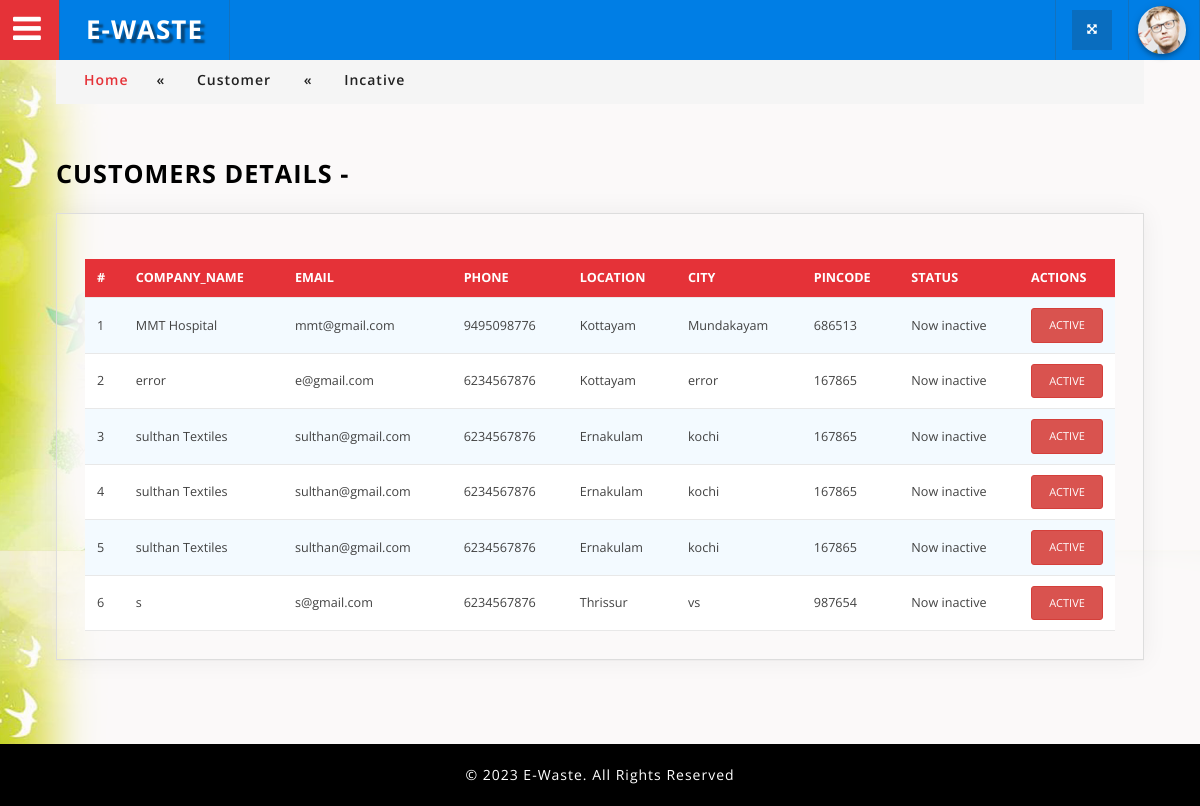
The page /admin/customer_view.php (signed in) on the database its author committed.
### tables this page shows
CREATE TABLE IF NOT EXISTS `customers` (
  `cust_id` int NOT NULL AUTO_INCREMENT,
  `com_cat_id` int NOT NULL,
  `pincode` varchar(10) NOT NULL,
  `company_name` varchar(50) NOT NULL,
  `location` varchar(50) NOT NULL,
  `state` varchar(50) NOT NULL,
  `city` varchar(50) NOT NULL,
  `phone` varchar(20) NOT NULL,
  `added_by` varchar(100) NOT NULL,
  `email` varchar(60) NOT NULL,
  PRIMARY KEY (`cust_id`)
);

### connectionclass.php (called while the page is built, shortened)
<?php
class Connectionclass
{
	public $db = null;
 public function open()
  {
    $dbname ="ewaste1";
  	 $this->db = mysqli_connect("localhost","root","","$dbname") or die('Error connecting to MySQL server.');
  }
  public function GetTable($qry)
 {
 	try
	{
		$result=mysqli_query($this->db,$qry);
		if($result)
		{
			$data = array();
			while ($row = mysqli_fetch_assoc($result))
			{
				$data[] = $row;
			}
			return $data;
		}
		else
			throw new Exception(mysqli_error($this->db));
	}
	catch(Exception $e)
	{
		return $e->getMessage();
	}
 }
}
?>

### admin/customer_view.php (the view, shortened to what this page needs)
<?php
require_once('../ConnectionClass.php');
require_once('header.php');
$obj=new connectionclass();
$qry1="select * from customers inner join login on customers.email=login.username where status = 'inactive'";
$result=$obj->GetTable($qry1);
?>
				<div class="inner_content" style="background-image: url(images/home1.png);">
						<div class="w3l_agileits_breadcrumbs">
							<div class="w3l_agileits_breadcrumbs_inner">
								<ul>
									<li><a href="index.php">Home</a><span>«</span></li>
									<li>Customer <span>«</span></li>
									<li>Incative</li>
								</ul>
							</div>
						</div>
					<div class="inner_content_w3_agile_info two_in">
					  <h2 class="w3_inner_tittle">Customers Details - <?php
					  ?></h2>
									<div class="agile-tables">
										<div class="w3l-table-info agile_info_shadow">
											<table id="table">
											<thead>
											  <tr>
											  	<th>#</th>
												<th>company_name</th>
												<th>email</th>
												<th>phone</th>
												<th>location</th>
												<th>city</th>
												<th>pincode</th>
												<th>Status</th>
												<th>Actions</th>
											  </tr>
											</thead>
											<tbody>
												<?php
												if(count($result)>0)
												{
												$i=0;
												foreach ($result as $r)
												{
													$i++;
													?>
											  <tr>
												<td><?php echo $i;?></td>
												<td><?php echo $r["company_name"];?></td>
												<td><?php echo $r["email"];?></td>
												<td><?php echo $r["phone"];?></td>
												<td><?php echo $r["location"];?></td>
												<td><?php echo $r["city"];?></td>
												<td><?php echo $r["pincode"];?></td>
												<td><?php echo "Now ".$r["status"];?><br>
												</td>
													<td><a href="codes/active_exe.php?id=<?php echo $r['cust_id'];?>" class="btn btn-danger btn-block btn-xs" onClick="return confirm('Are You Sure to active?');"> ACTIVE </a></td>
											  </tr>
											 <?php
											}}
													?>
											</tbody>
										  </table>
								</div>
						</div>
				    </div>
				</div>
		<?php
require_once('footer.php');
?>

### admin/header.php (shortened to what this page needs)
<!DOCTYPE html>
<html lang="zxx">
<head>
<link href="css/bootstrap.css" rel="stylesheet" type="text/css" media="all" />
<link rel="stylesheet" type="text/css" href="css/table-style.css" />
<link rel="stylesheet" type="text/css" href="css/basictable.css" />
<link href="css/component.css" rel="stylesheet" type="text/css" media="all" />
<link href="css/style_grid.css" rel="stylesheet" type="text/css" media="all" />
<link href="css/style.css" rel="stylesheet" type="text/css" media="all" />
<link href="css/font-awesome.css" rel="stylesheet">
</head>
<?php
require_once('../ConnectionClass.php');
?>
<body>
<div class="wthree_agile_admin_info">
		  <div class="w3_agileits_top_nav">
			<ul id="gn-menu" class="gn-menu-main">
				<li class="gn-trigger">
					<a class="gn-icon gn-icon-menu"><i class="fa fa-bars" aria-hidden="true"></i><span>Menu</span></a>
				</li>
                <li class="second logo"><h1><a href="adminhome.php"><i class="fa fa-graduation-cap" aria-hidden="true"></i>E-Waste </a></h1>
                </li>
					<li class="second admin-pic" style="float: right">
				       <ul class="top_dp_agile">
									<li class="dropdown profile_details_drop">
										<a href="#" class="dropdown-toggle" data-toggle="dropdown" aria-expanded="false">
											<div class="profile_img">
												<span class="prfil-img"><img src="images/admin.jpg" alt=""> </span>
											</div>
										</a>
									</li>
						</ul>
				</li>
				<li class="second full-screen">
					<section class="full-top">
						<button id="toggle"><i class="fa fa-arrows-alt" aria-hidden="true"></i></button>
					</section>
				</li>
			</ul>
		</div>

### admin/footer.php (shortened to what this page needs)
<div class="copyrights">
	 <p>© 2023 E-Waste. All Rights Reserved </p>
</div>
</body>
</html>

### admin/css/table-style.css (style rules this page uses)
table { background: white; border-collapse: collapse; margin: 1.25em 0 0; width: 100%; }
table tr, table th, table td { border: none; border-bottom: 1px solid #e8e8e8; font-size: .95em; }
table th, table td { padding: 10px 12px; text-align: left; }
table th { background: #e53238; color: #fff; text-transform: uppercase; }
table tr td { background: #f3faff; color: #424242; }
table tr:nth-of-type(2n+2) td { background: #ffffff; }
table { width: 100%; }

### admin/css/component.css (style rules this page uses)
*, *:after, *::before { -webkit-box-sizing: border-box; -moz-box-sizing: border-box; box-sizing: border-box; }
.gn-menu-main ul { margin: 0; padding: 0; list-style: none; text-transform: none; }
.gn-menu-main { top: 0; left: 0; width: 100%; height: 60px; font-size: 13px; position: fixed; }
.w3_agileits_top_nav { background: #007ee5; color: #fff; top: 0; left: 0; width: 100%; height: 60px; font-size: 13px; position: fixed; z-index: 999; }
.gn-menu-main a { display: block; height: 100%; color: #fff; text-decoration: none; cursor: pointer; }
.gn-menu-main > li { display: block; float: left; height: 100%; border-right: 1px solid #1372bf; text-align: center; }
li.second { padding: 0 7px; }
li.second.logo { padding: 0 26px; }
i.fa.fa-bars { color: #fff; }
.gn-menu-main li.gn-trigger { position: relative; width: 60px; -webkit-touch-callout: none; -webkit-user-select: none; -khtml-user-select: none; -moz-user-select: none; -ms-user-select: none; user-select: none; background: #e53238; color: #fff; padding: 5px 8px 0 0; font-size: 2.5em; }
.gn-menu-main > li:last-child { float: right; border-left: 1px solid #1372bf; }
.gn-menu-main > li > a { text-transform: uppercase; letter-spacing: 1px; font-weight: bold; }
.gn-menu-main:after { display: table; clear: both; content: ""; }
@media (max-width:1280px) { .gn-menu-main li.gn-trigger { position: relative; width: 60px; -webkit-touch-callout: none; -webkit-user-select: none; -khtml-user-select: none; -moz-user-select: none; -ms-user-select: none; user-select: none; background: #e53238; color: #fff; padding: 5px 4px 0 0; font-size: 2.5em; } }

### rows shown on the page
customers: company_name "MMT Hospital", email "mmt@gmail.com", phone "9495098776", location "Kottayam", city "Mundakayam", pincode "686513", login.status "inactive"
customers: company_name "error", email "e@gmail.com", phone "6234567876", location "Kottayam", city "error", pincode "167865", login.status "inactive"
customers: company_name "sulthan Textiles", email "sulthan@gmail.com", phone "6234567876", location "Ernakulam", city "kochi", pincode "167865", login.status "inactive"
customers: company_name "sulthan Textiles", email "sulthan@gmail.com", phone "6234567876", location "Ernakulam", city "kochi", pincode "167865", login.status "inactive"
customers: company_name "sulthan Textiles", email "sulthan@gmail.com", phone "6234567876", location "Ernakulam", city "kochi", pincode "167865", login.status "inactive"
customers: company_name "s", email "s@gmail.com", phone "6234567876", location "Thrissur", city "vs", pincode "987654", login.status "inactive"
